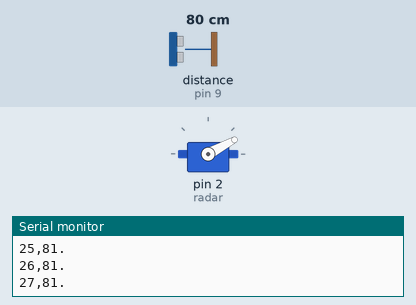
Simulated run of this sketch. Board: Arduino Uno, built with avr-gcc and run on an emulated ATmega328P. Parts: servo, the last lines printed to the serial monitor. Inputs (shaded band) come from the test bench; at power-on: distance to the obstacle (sensor on pin 9) 80 cm. The echo pulse lasts 58.3 µs per cm.

Above: at 3.26 s.
3.3 s: distance to the obstacle (sensor on pin 9) set to 2 cm
At 3.75 s:
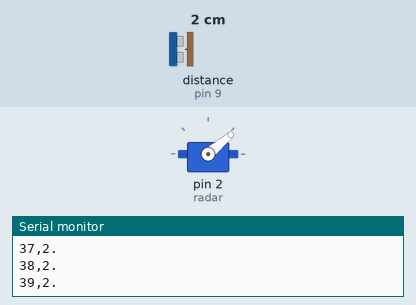
6.3 s: distance to the obstacle (sensor on pin 9) set to 120 cm
At 6.45 s:
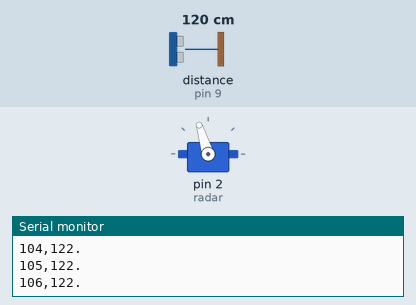
9.3 s: distance to the obstacle (sensor on pin 9) set to 250 cm
At 9.98 s:
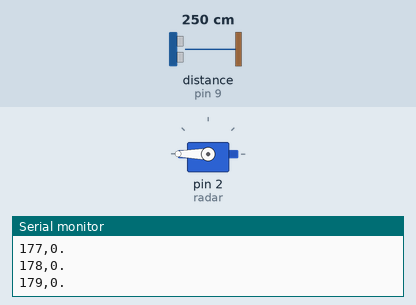
Timing chart, 0 to 18.3 s (numbered marks = the images above; inputs shaded):
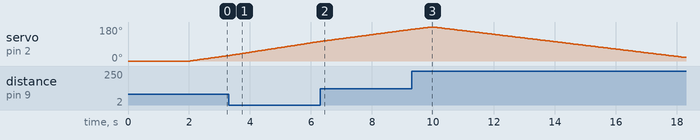

Measured:
- by itself, servo on pin 2 (radar): rises from 167° to 180° in 0.62 s, then falls to 19° in 8.3 s

The sketch:

Radar_Arduino.ino
```cpp
#include <Servo.h>
#include <NewPing.h>

#define TRIGGER_PIN  8  // Arduino pin tied to trigger pin on the ultrasonic sensor.
#define ECHO_PIN     9  // Arduino pin tied to echo pin on the ultrasonic sensor.
#define MAX_DISTANCE 200 // Maximum distance we want to ping for (in centimeters). Maximum sensor distance is rated at 400-500cm.

NewPing sonar(TRIGGER_PIN, ECHO_PIN, MAX_DISTANCE); // NewPing setup of pins and maximum distance.
Servo radar;

void setup() {
  Serial.begin(9600);
  radar.attach(2);
  radar.write(0);
  delay(2000);
}

void loop() {
  for (int i = 0; i <= 180; i++) {
    radar.write(i);
    int ms = sonar.ping_median(2); // Obtenemos la media de microsegundos de 2 pulsos
    int distancia = sonar.convert_cm(ms); // Convertimos la media de microsegundos en distancia en cm
    delay(10);
    Serial.print(i);
    Serial.print(",");
    Serial.print(distancia);
    Serial.println(".");
    //delay(50);
  }
  delay(50);

  for (int i = 179; i >= 0; i--) {
    radar.write(i);
    int ms = sonar.ping_median(2); // Obtenemos la media de microsegundos de 2 pulsos
    int distancia = sonar.convert_cm(ms); // Convertimos la media de microsegundos en distancia en cm
    delay(10);
    Serial.print(i);
    Serial.print(",");
    Serial.print(distancia);
    Serial.println(".");
    //delay(50);
  }
  delay(50);
}
```
